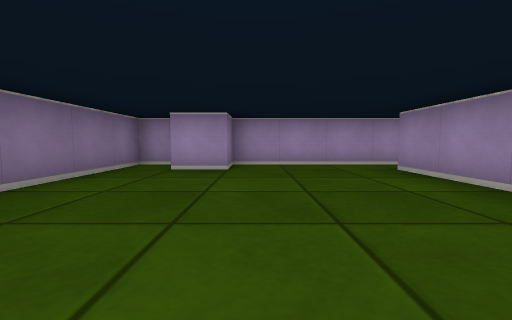
[1] (above)

12 first-person views from a walk through a cub3D ray-caster map. The camera is about half as high as the walls, tilts 4° down and sees 90° across. The floor is counted in squares. Each view is taken from the middle of a square. On the plan, view 1 faces up. The plan holds only what a view shows up to about 9 squares ahead; the rest is blank.

[2]
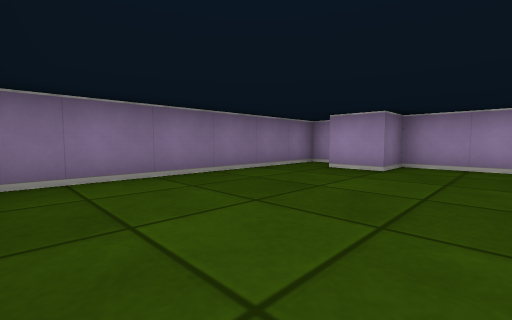

[3]
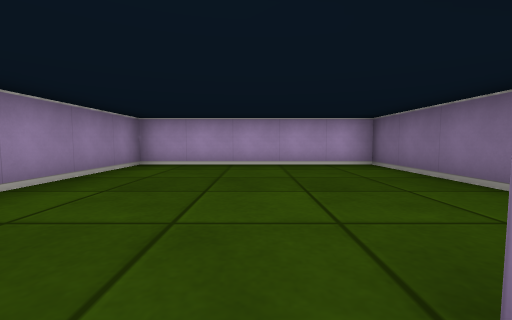

[4]
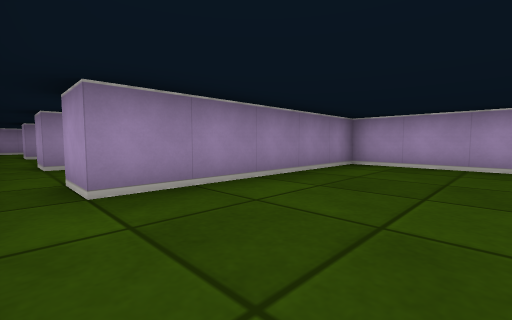

[5]
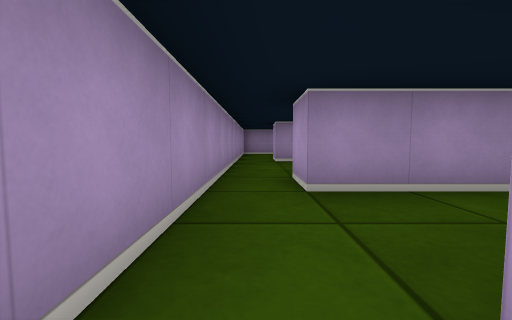

[6]
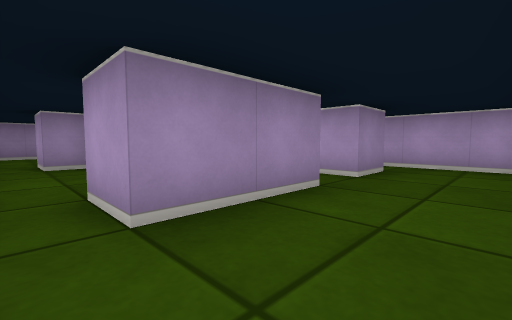

[7]
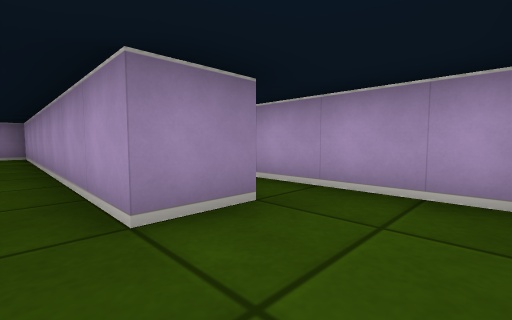

[8]
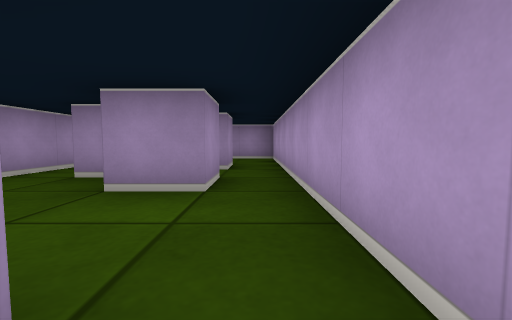

[9]
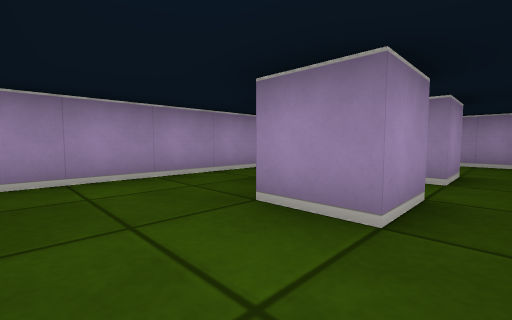

[10]
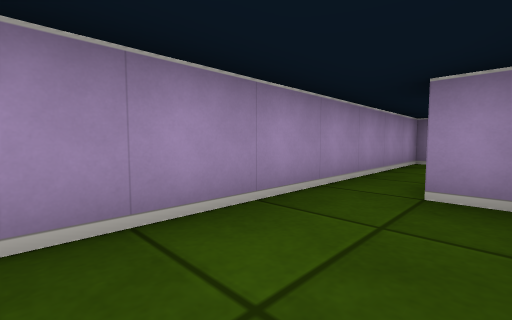

[11]
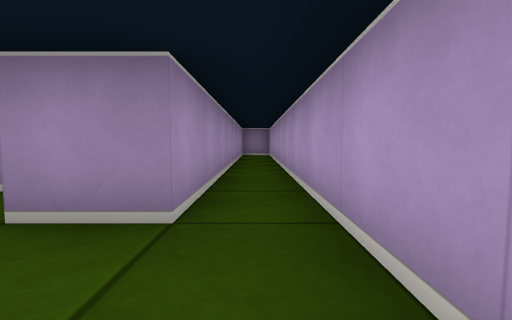

[12]
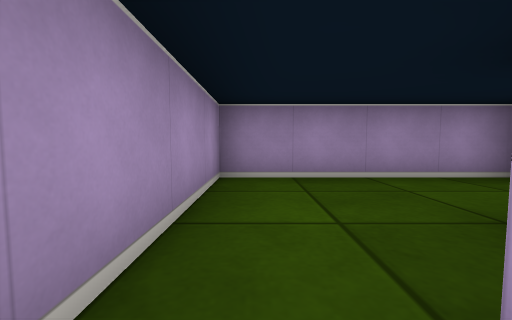

### Floor plan
Ten units are one square. View 1 is at (0, 0); x grows to the right and y downward. Boxes are objects, and circles mark ways between rooms. Rooms are numbered by the first view taken in them; rooms with no view inside come last. Other rooms are left out.
<svg viewBox="-30 -60 170 70">
<path fill="none" stroke="#000" d="M-18 -55 -25 -55 -25 5 25 5 25 -45 35 -45M35 -55 -5 -55 -5 -45 -15 -45M55 -55 35 -55M55 -24 55 -45M55 -15 65 -15M96 -25 85 -25 85 -35M95 -39 95 -45M116 -25 105 -25M65 -15 135 -15 135 -45M39 5 125 5M128 -5 55 -5 55 -15M95 -45 105 -45M55 -45 65 -45M135 -45 135 -55 55 -55"/>
<circle cx="30" cy="-50" r="3" fill="#2a7"/>
<circle cx="45" cy="-35" r="3" fill="#2a7"/>
<circle cx="60" cy="-50" r="3" fill="#2a7"/>
<circle cx="60" cy="-20" r="3" fill="#2a7"/>
<circle cx="45" cy="-10" r="3" fill="#2a7"/>
<circle cx="125" cy="-35" r="3" fill="#2a7"/>
<circle cx="75" cy="-35" r="3" fill="#2a7"/>
<text x="0" y="-30">1</text>
<text x="40" y="-50">2</text>
<text x="50" y="-30">3</text>
<text x="100" y="-30">4</text>
<text x="80" y="0">5</text>
<text x="90" y="-50">6</text>
</svg>
Room 1 opens to room 2. Room 2 opens to room 3. Room 2 opens to room 6. Room 3 opens to room 4. Room 3 opens to room 5. Room 4 opens to room 6.

Where each view was taken, in squares from view 1:
view 1: 0 up, 0 right, facing up
view 2: 0 up, 1 right, facing up-left
view 3: 5 up, 0 right, facing down
view 4: 5 up, 0 right, facing down-right
view 5: 5 up, 3 right, facing right
view 6: 5 up, 4 right, facing down-right
view 7: 2 up, 4 right, facing down-right
view 8: 2 up, 6 right, facing right
view 9: 2 up, 7 right, facing up-right
view 10: 4 up, 7 right, facing up-right
view 11: 0 up, 4 right, facing right
view 12: 5 up, 10 right, facing right
